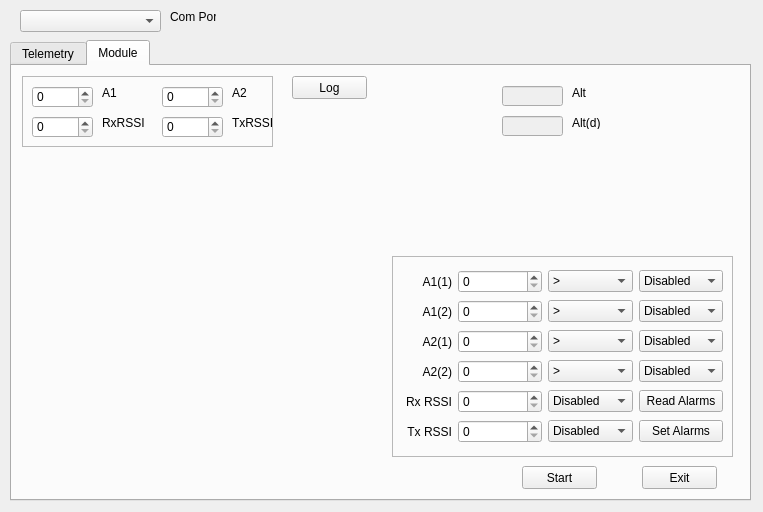
<?xml version="1.0" encoding="UTF-8"?>
<ui version="4.0">
 <class>telemetryDialog</class>
 <widget class="QDialog" name="telemetryDialog">
  <property name="geometry">
   <rect>
    <x>0</x>
    <y>0</y>
    <width>763</width>
    <height>512</height>
   </rect>
  </property>
  <property name="windowTitle">
   <string>Dialog</string>
  </property>
  <widget class="QTabWidget" name="tabWidget">
   <property name="geometry">
    <rect>
     <x>10</x>
     <y>40</y>
     <width>741</width>
     <height>461</height>
    </rect>
   </property>
   <property name="currentIndex">
    <number>1</number>
   </property>
   <widget class="QWidget" name="Telemetry">
    <attribute name="title">
     <string>Telemetry</string>
    </attribute>
    <widget class="QDial" name="WSdial">
     <property name="geometry">
      <rect>
       <x>10</x>
       <y>50</y>
       <width>181</width>
       <height>181</height>
      </rect>
     </property>
     <property name="maximum">
      <number>1200</number>
     </property>
     <property name="singleStep">
      <number>10</number>
     </property>
     <property name="notchTarget">
      <double>10.000000000000000</double>
     </property>
     <property name="notchesVisible">
      <bool>true</bool>
     </property>
    </widget>
    <widget class="QTextEdit" name="WSvalue">
     <property name="enabled">
      <bool>false</bool>
     </property>
     <property name="geometry">
      <rect>
       <x>90</x>
       <y>20</y>
       <width>71</width>
       <height>21</height>
      </rect>
     </property>
     <property name="verticalScrollBarPolicy">
      <enum>Qt::ScrollBarAlwaysOff</enum>
     </property>
     <property name="horizontalScrollBarPolicy">
      <enum>Qt::ScrollBarAlwaysOff</enum>
     </property>
    </widget>
    <widget class="QLabel" name="label">
     <property name="geometry">
      <rect>
       <x>10</x>
       <y>20</y>
       <width>71</width>
       <height>16</height>
      </rect>
     </property>
     <property name="text">
      <string>WS How High</string>
     </property>
    </widget>
    <widget class="QPushButton" name="startButton">
     <property name="geometry">
      <rect>
       <x>510</x>
       <y>400</y>
       <width>75</width>
       <height>23</height>
      </rect>
     </property>
     <property name="text">
      <string>Start</string>
     </property>
    </widget>
    <widget class="QPushButton" name="exitButton">
     <property name="geometry">
      <rect>
       <x>630</x>
       <y>400</y>
       <width>75</width>
       <height>23</height>
      </rect>
     </property>
     <property name="text">
      <string>Exit</string>
     </property>
    </widget>
   </widget>
   <widget class="QWidget" name="Module">
    <attribute name="title">
     <string>Module</string>
    </attribute>
    <widget class="QPushButton" name="startButtonModule">
     <property name="geometry">
      <rect>
       <x>510</x>
       <y>400</y>
       <width>75</width>
       <height>23</height>
      </rect>
     </property>
     <property name="text">
      <string>Start</string>
     </property>
    </widget>
    <widget class="QPushButton" name="exitButtonModule">
     <property name="geometry">
      <rect>
       <x>630</x>
       <y>400</y>
       <width>75</width>
       <height>23</height>
      </rect>
     </property>
     <property name="text">
      <string>Exit</string>
     </property>
    </widget>
    <widget class="QFrame" name="frame">
     <property name="geometry">
      <rect>
       <x>380</x>
       <y>190</y>
       <width>341</width>
       <height>201</height>
      </rect>
     </property>
     <property name="frameShape">
      <enum>QFrame::StyledPanel</enum>
     </property>
     <property name="frameShadow">
      <enum>QFrame::Raised</enum>
     </property>
     <widget class="QWidget" name="gridLayoutWidget">
      <property name="geometry">
       <rect>
        <x>10</x>
        <y>10</y>
        <width>321</width>
        <height>31</height>
       </rect>
      </property>
      <layout class="QGridLayout" name="gridLayout">
       <item row="0" column="1">
        <widget class="QSpinBox" name="A11AlarmSB">
         <property name="maximum">
          <number>255</number>
         </property>
        </widget>
       </item>
       <item row="0" column="2">
        <widget class="QComboBox" name="A11GtLtCB">
         <item>
          <property name="text">
           <string>&gt;</string>
          </property>
         </item>
         <item>
          <property name="text">
           <string>&lt;</string>
          </property>
         </item>
        </widget>
       </item>
       <item row="0" column="0">
        <widget class="QLabel" name="label_7">
         <property name="maximumSize">
          <size>
           <width>50</width>
           <height>16777215</height>
          </size>
         </property>
         <property name="text">
          <string>A1(1)</string>
         </property>
         <property name="alignment">
          <set>Qt::AlignRight|Qt::AlignTrailing|Qt::AlignVCenter</set>
         </property>
        </widget>
       </item>
       <item row="0" column="3">
        <widget class="QComboBox" name="A11LevelCB">
         <item>
          <property name="text">
           <string>Disabled</string>
          </property>
         </item>
         <item>
          <property name="text">
           <string>Yellow</string>
          </property>
         </item>
         <item>
          <property name="text">
           <string>Orange</string>
          </property>
         </item>
         <item>
          <property name="text">
           <string>Red</string>
          </property>
         </item>
        </widget>
       </item>
      </layout>
     </widget>
     <widget class="QWidget" name="gridLayoutWidget_2">
      <property name="geometry">
       <rect>
        <x>10</x>
        <y>40</y>
        <width>321</width>
        <height>31</height>
       </rect>
      </property>
      <layout class="QGridLayout" name="gridLayout_2">
       <item row="0" column="1">
        <widget class="QSpinBox" name="A12AlarmSB">
         <property name="maximum">
          <number>255</number>
         </property>
        </widget>
       </item>
       <item row="0" column="2">
        <widget class="QComboBox" name="A12GtLtCB">
         <item>
          <property name="text">
           <string>&gt;</string>
          </property>
         </item>
         <item>
          <property name="text">
           <string>&lt;</string>
          </property>
         </item>
        </widget>
       </item>
       <item row="0" column="0">
        <widget class="QLabel" name="label_8">
         <property name="maximumSize">
          <size>
           <width>50</width>
           <height>16777215</height>
          </size>
         </property>
         <property name="text">
          <string>A1(2)</string>
         </property>
         <property name="alignment">
          <set>Qt::AlignRight|Qt::AlignTrailing|Qt::AlignVCenter</set>
         </property>
        </widget>
       </item>
       <item row="0" column="3">
        <widget class="QComboBox" name="A12LevelCB">
         <item>
          <property name="text">
           <string>Disabled</string>
          </property>
         </item>
         <item>
          <property name="text">
           <string>Yellow</string>
          </property>
         </item>
         <item>
          <property name="text">
           <string>Orange</string>
          </property>
         </item>
         <item>
          <property name="text">
           <string>Red</string>
          </property>
         </item>
        </widget>
       </item>
      </layout>
     </widget>
     <widget class="QWidget" name="gridLayoutWidget_5">
      <property name="geometry">
       <rect>
        <x>10</x>
        <y>70</y>
        <width>321</width>
        <height>31</height>
       </rect>
      </property>
      <layout class="QGridLayout" name="gridLayout_5">
       <item row="0" column="1">
        <widget class="QSpinBox" name="A21AlarmSB">
         <property name="maximum">
          <number>255</number>
         </property>
        </widget>
       </item>
       <item row="0" column="2">
        <widget class="QComboBox" name="A21GtLtCB">
         <item>
          <property name="text">
           <string>&gt;</string>
          </property>
         </item>
         <item>
          <property name="text">
           <string>&lt;</string>
          </property>
         </item>
        </widget>
       </item>
       <item row="0" column="0">
        <widget class="QLabel" name="label_11">
         <property name="maximumSize">
          <size>
           <width>50</width>
           <height>16777215</height>
          </size>
         </property>
         <property name="text">
          <string>A2(1)</string>
         </property>
         <property name="alignment">
          <set>Qt::AlignRight|Qt::AlignTrailing|Qt::AlignVCenter</set>
         </property>
        </widget>
       </item>
       <item row="0" column="3">
        <widget class="QComboBox" name="A21LevelCB">
         <item>
          <property name="text">
           <string>Disabled</string>
          </property>
         </item>
         <item>
          <property name="text">
           <string>Yellow</string>
          </property>
         </item>
         <item>
          <property name="text">
           <string>Orange</string>
          </property>
         </item>
         <item>
          <property name="text">
           <string>Red</string>
          </property>
         </item>
        </widget>
       </item>
      </layout>
     </widget>
     <widget class="QWidget" name="gridLayoutWidget_6">
      <property name="geometry">
       <rect>
        <x>10</x>
        <y>100</y>
        <width>321</width>
        <height>31</height>
       </rect>
      </property>
      <layout class="QGridLayout" name="gridLayout_6">
       <item row="0" column="1">
        <widget class="QSpinBox" name="A22AlarmSB">
         <property name="maximum">
          <number>255</number>
         </property>
        </widget>
       </item>
       <item row="0" column="2">
        <widget class="QComboBox" name="A22GtLtCB">
         <item>
          <property name="text">
           <string>&gt;</string>
          </property>
         </item>
         <item>
          <property name="text">
           <string>&lt;</string>
          </property>
         </item>
        </widget>
       </item>
       <item row="0" column="0">
        <widget class="QLabel" name="label_12">
         <property name="maximumSize">
          <size>
           <width>50</width>
           <height>16777215</height>
          </size>
         </property>
         <property name="text">
          <string>A2(2)</string>
         </property>
         <property name="alignment">
          <set>Qt::AlignRight|Qt::AlignTrailing|Qt::AlignVCenter</set>
         </property>
        </widget>
       </item>
       <item row="0" column="3">
        <widget class="QComboBox" name="A22LevelCB">
         <item>
          <property name="text">
           <string>Disabled</string>
          </property>
         </item>
         <item>
          <property name="text">
           <string>Yellow</string>
          </property>
         </item>
         <item>
          <property name="text">
           <string>Orange</string>
          </property>
         </item>
         <item>
          <property name="text">
           <string>Red</string>
          </property>
         </item>
        </widget>
       </item>
      </layout>
     </widget>
     <widget class="QWidget" name="gridLayoutWidget_3">
      <property name="geometry">
       <rect>
        <x>10</x>
        <y>130</y>
        <width>321</width>
        <height>31</height>
       </rect>
      </property>
      <layout class="QGridLayout" name="gridLayout_3">
       <item row="0" column="1">
        <widget class="QSpinBox" name="RssiAlarmSB">
         <property name="maximum">
          <number>255</number>
         </property>
        </widget>
       </item>
       <item row="0" column="0">
        <widget class="QLabel" name="label_9">
         <property name="maximumSize">
          <size>
           <width>50</width>
           <height>16777215</height>
          </size>
         </property>
         <property name="text">
          <string>Rx RSSI</string>
         </property>
         <property name="alignment">
          <set>Qt::AlignRight|Qt::AlignTrailing|Qt::AlignVCenter</set>
         </property>
        </widget>
       </item>
       <item row="0" column="2">
        <widget class="QComboBox" name="RssiLevelCB">
         <item>
          <property name="text">
           <string>Disabled</string>
          </property>
         </item>
         <item>
          <property name="text">
           <string>Yellow</string>
          </property>
         </item>
         <item>
          <property name="text">
           <string>Orange</string>
          </property>
         </item>
         <item>
          <property name="text">
           <string>Red</string>
          </property>
         </item>
        </widget>
       </item>
       <item row="0" column="3">
        <widget class="QPushButton" name="ReadAlarmsButton">
         <property name="text">
          <string>Read Alarms</string>
         </property>
        </widget>
       </item>
      </layout>
     </widget>
     <widget class="QWidget" name="gridLayoutWidget_4">
      <property name="geometry">
       <rect>
        <x>10</x>
        <y>160</y>
        <width>321</width>
        <height>31</height>
       </rect>
      </property>
      <layout class="QGridLayout" name="gridLayout_4">
       <item row="0" column="1">
        <widget class="QSpinBox" name="TssiAlarmSB">
         <property name="maximum">
          <number>255</number>
         </property>
        </widget>
       </item>
       <item row="0" column="0">
        <widget class="QLabel" name="label_10">
         <property name="maximumSize">
          <size>
           <width>50</width>
           <height>16777215</height>
          </size>
         </property>
         <property name="text">
          <string>Tx RSSI</string>
         </property>
         <property name="alignment">
          <set>Qt::AlignRight|Qt::AlignTrailing|Qt::AlignVCenter</set>
         </property>
        </widget>
       </item>
       <item row="0" column="2">
        <widget class="QComboBox" name="TssiLevelCB">
         <item>
          <property name="text">
           <string>Disabled</string>
          </property>
         </item>
         <item>
          <property name="text">
           <string>Yellow</string>
          </property>
         </item>
         <item>
          <property name="text">
           <string>Orange</string>
          </property>
         </item>
         <item>
          <property name="text">
           <string>Red</string>
          </property>
         </item>
        </widget>
       </item>
       <item row="0" column="3">
        <widget class="QPushButton" name="SetAlarmsButton">
         <property name="text">
          <string>Set Alarms</string>
         </property>
        </widget>
       </item>
      </layout>
     </widget>
    </widget>
    <widget class="QLabel" name="label_13">
     <property name="geometry">
      <rect>
       <x>560</x>
       <y>20</y>
       <width>46</width>
       <height>13</height>
      </rect>
     </property>
     <property name="text">
      <string>Alt</string>
     </property>
    </widget>
    <widget class="QLabel" name="label_14">
     <property name="geometry">
      <rect>
       <x>560</x>
       <y>50</y>
       <width>46</width>
       <height>13</height>
      </rect>
     </property>
     <property name="text">
      <string>Alt(d)</string>
     </property>
    </widget>
    <widget class="QFrame" name="frame_2">
     <property name="geometry">
      <rect>
       <x>10</x>
       <y>10</y>
       <width>251</width>
       <height>71</height>
      </rect>
     </property>
     <property name="frameShape">
      <enum>QFrame::StyledPanel</enum>
     </property>
     <property name="frameShadow">
      <enum>QFrame::Raised</enum>
     </property>
     <widget class="QLabel" name="label_6">
      <property name="geometry">
       <rect>
        <x>80</x>
        <y>40</y>
        <width>46</width>
        <height>13</height>
       </rect>
      </property>
      <property name="text">
       <string>RxRSSI</string>
      </property>
     </widget>
     <widget class="QSpinBox" name="A1SB">
      <property name="geometry">
       <rect>
        <x>10</x>
        <y>10</y>
        <width>61</width>
        <height>22</height>
       </rect>
      </property>
      <property name="maximum">
       <number>255</number>
      </property>
     </widget>
     <widget class="QSpinBox" name="RSSI_SB">
      <property name="geometry">
       <rect>
        <x>10</x>
        <y>40</y>
        <width>61</width>
        <height>22</height>
       </rect>
      </property>
      <property name="maximum">
       <number>255</number>
      </property>
     </widget>
     <widget class="QLabel" name="label_3">
      <property name="geometry">
       <rect>
        <x>80</x>
        <y>10</y>
        <width>46</width>
        <height>13</height>
       </rect>
      </property>
      <property name="text">
       <string>A1</string>
      </property>
     </widget>
     <widget class="QLabel" name="label_5">
      <property name="geometry">
       <rect>
        <x>210</x>
        <y>40</y>
        <width>46</width>
        <height>13</height>
       </rect>
      </property>
      <property name="text">
       <string>TxRSSI</string>
      </property>
     </widget>
     <widget class="QSpinBox" name="TSSI_SB">
      <property name="geometry">
       <rect>
        <x>140</x>
        <y>40</y>
        <width>61</width>
        <height>22</height>
       </rect>
      </property>
      <property name="maximum">
       <number>255</number>
      </property>
     </widget>
     <widget class="QSpinBox" name="A2SB">
      <property name="geometry">
       <rect>
        <x>140</x>
        <y>10</y>
        <width>61</width>
        <height>22</height>
       </rect>
      </property>
      <property name="maximum">
       <number>255</number>
      </property>
     </widget>
     <widget class="QLabel" name="label_4">
      <property name="geometry">
       <rect>
        <x>210</x>
        <y>10</y>
        <width>46</width>
        <height>13</height>
       </rect>
      </property>
      <property name="text">
       <string>A2</string>
      </property>
     </widget>
    </widget>
    <widget class="QLineEdit" name="AltDisp">
     <property name="enabled">
      <bool>false</bool>
     </property>
     <property name="geometry">
      <rect>
       <x>490</x>
       <y>20</y>
       <width>61</width>
       <height>20</height>
      </rect>
     </property>
    </widget>
    <widget class="QLineEdit" name="AltDdisp">
     <property name="enabled">
      <bool>false</bool>
     </property>
     <property name="geometry">
      <rect>
       <x>490</x>
       <y>50</y>
       <width>61</width>
       <height>20</height>
      </rect>
     </property>
    </widget>
    <widget class="QPushButton" name="startButtonLogging">
     <property name="enabled">
      <bool>true</bool>
     </property>
     <property name="geometry">
      <rect>
       <x>280</x>
       <y>10</y>
       <width>75</width>
       <height>23</height>
      </rect>
     </property>
     <property name="text">
      <string>Log</string>
     </property>
    </widget>
   </widget>
  </widget>
  <widget class="QComboBox" name="TelPortCB">
   <property name="geometry">
    <rect>
     <x>20</x>
     <y>10</y>
     <width>141</width>
     <height>22</height>
    </rect>
   </property>
  </widget>
  <widget class="QLabel" name="label_2">
   <property name="geometry">
    <rect>
     <x>170</x>
     <y>10</y>
     <width>46</width>
     <height>13</height>
    </rect>
   </property>
   <property name="text">
    <string>Com Port</string>
   </property>
  </widget>
 </widget>
 <resources/>
 <connections/>
</ui>
